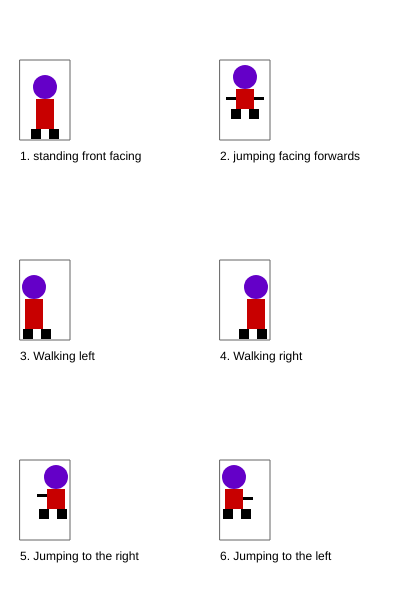
Frame 1 (no input)
Frame 60 (no input): identical to frame 1, image omitted
Frame 120 (the mouse pressed at the canvas centre since frame 60): identical to frame 1, image omitted

The p5.js sketch that drew this single still picture (run headless with seeded random() and noise() and a simulated clock; from frame 60 on, the mouse is pressed at the canvas centre):

// p5.js sketch
// ── sketch.js
/*

The Game Project

2 - Game character

Use p5 drawing functions such as rect, ellipse, line, triangle and
point to draw the different states of your game character.

Write the code so that your character appears inside the box for each
state.

IMPORTANT: For each box the variables gameChar_x & gameChar_y are set to the bottom
center of the box. You must combine these variables with arithmetic to
determine the position of each shape that you draw. This will later allow
you to adjust the position of your game character.

Each state is worth two marks:

//standing front facing = 2
//jumping facing forwards = 2
//walking left = 2
//walking right = 2
//jumping left and jumping right = 2

0 marks = not a reasonable attempt
1 mark = attempted but it lacks detail and you didn't use gameChar_x and gameChar_y correctly
2 marks = you've used a selction of shape functions and made consistent use of gameChar_x and gameChar_y

WARNING: Do not get too carried away. Around 10-20 lines of code should work for each state of your game character.

*/

var gameChar_x = 0;
var gameChar_y = 0;

function setup()
{
	createCanvas(400, 600);
}

function draw()
{
	background(255);

	//Standing, facing frontwards

	stroke(100);
	noFill();
	rect(20, 60, 50, 80);
	noStroke();
	fill(0);
	text("1. standing front facing", 20, 160);

	gameChar_x = 45;
	gameChar_y = 137;
	//Add your code here ...

	fill(100,0,200);//head
	ellipse(gameChar_x, gameChar_y - 50, 24, 24);

	fill(200,0,0);//body
	rect(gameChar_x - 9, gameChar_y - 38, 18, 30);

	fill(0);//right foot
	rect(gameChar_x + 4, gameChar_y - 8, 10, 10);

	rect(gameChar_x - 14, gameChar_y - 8, 10, 10);//left foot

	//Jumping facing forwards
	stroke(100);
	noFill();
	rect(220, 60, 50, 80);
	noStroke();
	fill(0);
	text("2. jumping facing forwards", 220, 160);

	gameChar_x = 245;
	gameChar_y = 137;
	//Add your code here ...

	fill(100,0,200);//head
	ellipse(gameChar_x, gameChar_y - 60, 24, 24);

	fill(200,0,0);//body
	rect(gameChar_x - 9, gameChar_y - 48, 18, 20);

	fill(0);//right foot
	rect(gameChar_x + 4, gameChar_y - 28, 10, 10);

	rect(gameChar_x - 14, gameChar_y - 28, 10, 10);//left foot

	rect(gameChar_x + 9, gameChar_y - 40, 10, 3);//right arm
	rect(gameChar_x - 19, gameChar_y - 40, 10, 3);//left arm

	//Walking, turned left
	stroke(100);
	noFill();
	rect(20, 260, 50, 80);
	noStroke();
	fill(0);
	text("3. Walking left", 20, 360);

	gameChar_x = 45;
	gameChar_y = 337;
	//Add your code here ...

	fill(100,0,200);//head
	ellipse(gameChar_x - 11, gameChar_y - 50, 24, 24);

	fill(200,0,0);//body
	rect(gameChar_x - 20, gameChar_y - 38, 18, 30);

	fill(0);//right foot
	rect(gameChar_x - 4, gameChar_y - 8, 10, 10);

	rect(gameChar_x - 22, gameChar_y - 8, 10, 10);//left foot

	//Walking, turned right
	stroke(100);
	noFill();
	rect(220, 260, 50, 80);
	noStroke();
	fill(0);
	text("4. Walking right", 220, 360);

	gameChar_x = 245;
	gameChar_y = 337;
	//Add your code here ...

	fill(100,0,200);//head
	ellipse(gameChar_x + 11, gameChar_y - 50, 24, 24);

	fill(200,0,0);//body
	rect(gameChar_x + 2, gameChar_y - 38, 18, 30);

	fill(0);//right foot
	rect(gameChar_x + 12, gameChar_y - 8, 10, 10);

	rect(gameChar_x - 6, gameChar_y - 8, 10, 10);//left foot

	//Jumping right
	stroke(100);
	noFill();
	rect(20, 460, 50, 80);
	noStroke();
	fill(0);
	text("5. Jumping to the right", 20, 560);

	gameChar_x = 45;
	gameChar_y = 537;
	//Add your code here ...

	fill(100,0,200);//head
	ellipse(gameChar_x + 11, gameChar_y - 60, 24, 24);

	fill(200,0,0);//body
	rect(gameChar_x + 2, gameChar_y - 48, 18, 20);

	fill(0);//right foot
	rect(gameChar_x + 12, gameChar_y - 28, 10, 10);

	rect(gameChar_x - 6, gameChar_y - 28, 10, 10);//left foot

	rect(gameChar_x - 8, gameChar_y - 43, 10, 3);
	
	//Jumping to the left
	stroke(100);
	noFill();
	rect(220, 460, 50, 80);
	noStroke();
	fill(0);
	text("6. Jumping to the left", 220, 560);

	gameChar_x = 245;
	gameChar_y = 537;
	//Add your code here ...

	fill(100,0,200);//head
	ellipse(gameChar_x - 11, gameChar_y - 60, 24, 24);

	fill(200,0,0);//body
	rect(gameChar_x - 20, gameChar_y - 48, 18, 20);

	fill(0);//right foot
	rect(gameChar_x - 4, gameChar_y - 28, 10, 10);

	rect(gameChar_x - 22, gameChar_y - 28, 10, 10);//left foot

	rect(gameChar_x - 2, gameChar_y - 40, 10, 3);//arm

}
